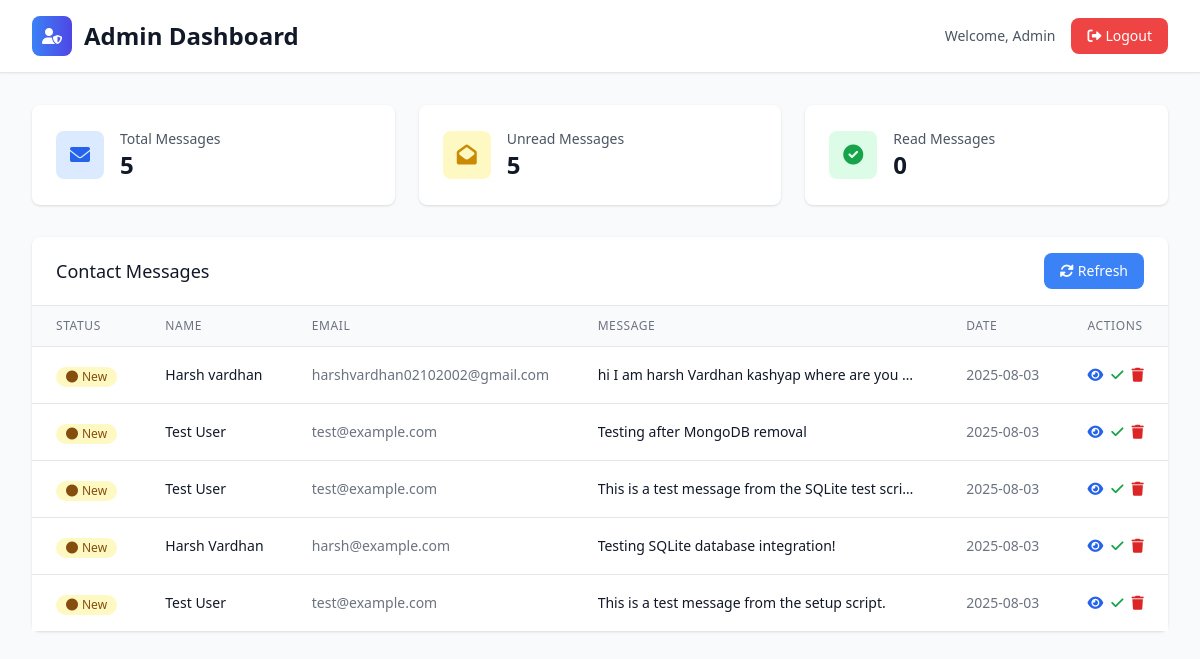
Before: /admin (signed in) with the older database file.
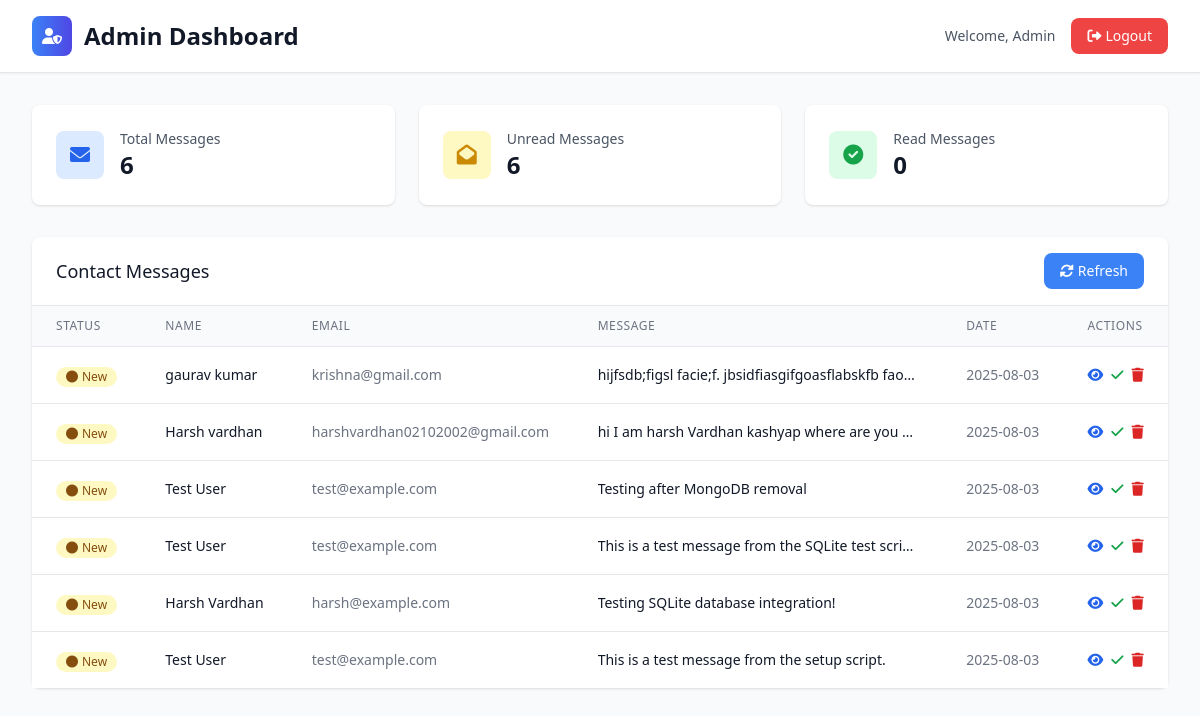
After: the same page with the newer database file.
### tables this page shows
CREATE TABLE messages (
                        id INTEGER PRIMARY KEY AUTOINCREMENT,
                        name TEXT NOT NULL,
                        email TEXT NOT NULL,
                        message TEXT NOT NULL,
                        timestamp DATETIME DEFAULT CURRENT_TIMESTAMP,
                        read BOOLEAN DEFAULT 0
                    );

### app.py (the view)
@app.route('/admin')
@admin_required
def admin_dashboard():
    if not db_manager:
        return render_template('admin_dashboard.html', error='Database not available')
    try:
        stats = db_manager.get_message_stats()
        messages = db_manager.get_all_messages(limit=10)
        return render_template('admin_dashboard.html', stats=stats, messages=messages)
    except Exception as e:
        logger.error(f"Error loading admin dashboard: {e}")
        return render_template('admin_dashboard.html', error='Failed to load data')

### app.py (called while the page is built)
def admin_required(f):
    @wraps(f)
    def decorated_function(*args, **kwargs):
        if not session.get('admin_logged_in'):
            return redirect(url_for('admin_login'))
        return f(*args, **kwargs)
    return decorated_function

@app.after_request
def add_security_headers(response):
    for header, value in config.SECURITY_HEADERS.items():
        response.headers[header] = value
    return response

### database_sqlite.py (called while the page is built)
    def get_message_stats(self):
        try:
            with sqlite3.connect(self.db_path) as conn:
                cursor = conn.cursor()
                cursor.execute('SELECT COUNT(*) FROM messages')
                total_messages = cursor.fetchone()[0]
                cursor.execute('SELECT COUNT(*) FROM messages WHERE read = 0')
                unread_messages = cursor.fetchone()[0]
                return {
                    'total': total_messages,
                    'unread': unread_messages,
                    'read': total_messages - unread_messages
                }
        except Exception as e:
            logger.error(f"Error getting message stats: {e}")
            raise

### templates/admin_dashboard.html (shortened to what this page needs)
<!DOCTYPE html>
<html lang="en">
<head>
    <script src="https://cdn.tailwindcss.com"></script>
    <link href="https://cdnjs.cloudflare.com/ajax/libs/font-awesome/6.0.0/css/all.min.css" rel="stylesheet">
</head>
<body class="bg-gray-50 min-h-screen">
    <header class="bg-white shadow-sm border-b">
        <div class="max-w-7xl mx-auto px-4 sm:px-6 lg:px-8">
            <div class="flex justify-between items-center py-4">
                <div class="flex items-center">
                    <div class="w-10 h-10 bg-gradient-to-r from-blue-500 to-indigo-600 rounded-lg flex items-center justify-center mr-3">
                        <i class="fas fa-user-shield text-white"></i>
                    </div>
                    <h1 class="text-2xl font-bold text-gray-900">Admin Dashboard</h1>
                </div>
                <div class="flex items-center space-x-4">
                    <span class="text-sm text-gray-600">Welcome, Admin</span>
                    <a href="/admin/logout" class="bg-red-500 hover:bg-red-600 text-white px-4 py-2 rounded-lg text-sm font-medium transition-colors">
                        <i class="fas fa-sign-out-alt mr-1"></i>Logout
                    </a>
                </div>
            </div>
        </div>
    </header>
    <div class="max-w-7xl mx-auto px-4 sm:px-6 lg:px-8 py-8">
        <div class="grid grid-cols-1 md:grid-cols-3 gap-6 mb-8">
            <div class="bg-white rounded-lg shadow p-6">
                <div class="flex items-center">
                    <div class="w-12 h-12 bg-blue-100 rounded-lg flex items-center justify-center mr-4">
                        <i class="fas fa-envelope text-blue-600 text-xl"></i>
                    </div>
                    <div>
                        <p class="text-sm font-medium text-gray-600">Total Messages</p>
                        <p class="text-2xl font-bold text-gray-900" id="totalMessages">{{ stats.total if stats else 0 }}</p>
                    </div>
                </div>
            </div>
            <div class="bg-white rounded-lg shadow p-6">
                <div class="flex items-center">
                    <div class="w-12 h-12 bg-yellow-100 rounded-lg flex items-center justify-center mr-4">
                        <i class="fas fa-envelope-open text-yellow-600 text-xl"></i>
                    </div>
                    <div>
                        <p class="text-sm font-medium text-gray-600">Unread Messages</p>
                        <p class="text-2xl font-bold text-gray-900" id="unreadMessages">{{ stats.unread if stats else 0 }}</p>
                    </div>
                </div>
            </div>
            <div class="bg-white rounded-lg shadow p-6">
                <div class="flex items-center">
                    <div class="w-12 h-12 bg-green-100 rounded-lg flex items-center justify-center mr-4">
                        <i class="fas fa-check-circle text-green-600 text-xl"></i>
                    </div>
                    <div>
                        <p class="text-sm font-medium text-gray-600">Read Messages</p>
                        <p class="text-2xl font-bold text-gray-900" id="readMessages">{{ stats.read if stats else 0 }}</p>
                    </div>
                </div>
            </div>
        </div>
        <div class="bg-white rounded-lg shadow">
            <div class="px-6 py-4 border-b border-gray-200">
                <div class="flex justify-between items-center">
                    <h2 class="text-lg font-medium text-gray-900">Contact Messages</h2>
                    <button onclick="refreshMessages()" class="bg-blue-500 hover:bg-blue-600 text-white px-4 py-2 rounded-lg text-sm font-medium transition-colors">
                        <i class="fas fa-sync-alt mr-1"></i>Refresh
                    </button>
                </div>
            </div>
            <div class="overflow-x-auto">
                <table class="min-w-full divide-y divide-gray-200">
                    <thead class="bg-gray-50">
                        <tr>
                            <th class="px-6 py-3 text-left text-xs font-medium text-gray-500 uppercase tracking-wider">Status</th>
                            <th class="px-6 py-3 text-left text-xs font-medium text-gray-500 uppercase tracking-wider">Name</th>
                            <th class="px-6 py-3 text-left text-xs font-medium text-gray-500 uppercase tracking-wider">Email</th>
                            <th class="px-6 py-3 text-left text-xs font-medium text-gray-500 uppercase tracking-wider">Message</th>
                            <th class="px-6 py-3 text-left text-xs font-medium text-gray-500 uppercase tracking-wider">Date</th>
                            <th class="px-6 py-3 text-left text-xs font-medium text-gray-500 uppercase tracking-wider">Actions</th>
                        </tr>
                    </thead>
                    <tbody class="bg-white divide-y divide-gray-200" id="messagesTableBody">
                        {% if messages %}
                            {% for message in messages %}
                            <tr class="hover:bg-gray-50" data-message-id="{{ message._id }}">
                                <td class="px-6 py-4 whitespace-nowrap">
                                    {% if not message.read %}
                                    <span class="inline-flex items-center px-2.5 py-0.5 rounded-full text-xs font-medium bg-yellow-100 text-yellow-800">
                                        <i class="fas fa-circle mr-1"></i>New
                                    </span>
                                    {% else %}
                                    <span class="inline-flex items-center px-2.5 py-0.5 rounded-full text-xs font-medium bg-green-100 text-green-800">
                                        <i class="fas fa-check-circle mr-1"></i>Read
                                    </span>
                                    {% endif %}
                                </td>
                                <td class="px-6 py-4 whitespace-nowrap text-sm font-medium text-gray-900">{{ message.name }}</td>
                                <td class="px-6 py-4 whitespace-nowrap text-sm text-gray-500">{{ message.email }}</td>
                                <td class="px-6 py-4 text-sm text-gray-900">
                                    <div class="max-w-xs truncate">{{ message.message }}</div>
                                </td>
                                <td class="px-6 py-4 whitespace-nowrap text-sm text-gray-500">{{ message.timestamp[:10] }}</td>
                                <td class="px-6 py-4 whitespace-nowrap text-sm font-medium">
                                    <div class="flex space-x-2">
                                        <button onclick="viewMessage('{{ message._id }}')" class="text-blue-600 hover:text-blue-900">
                                            <i class="fas fa-eye"></i>
                                        </button>
                                        {% if not message.read %}
                                        <button onclick="markAsRead('{{ message._id }}')" class="text-green-600 hover:text-green-900">
                                            <i class="fas fa-check"></i>
                                        </button>
                                        {% endif %}
                                        <button onclick="deleteMessage('{{ message._id }}')" class="text-red-600 hover:text-red-900">
                                            <i class="fas fa-trash"></i>
                                        </button>
                                    </div>
                                </td>
                            </tr>
                            {% endfor %}
                        {% else %}
                            <tr>
                                <td colspan="6" class="px-6 py-4 text-center text-gray-500">No messages found</td>
                            </tr>
                        {% endif %}
                    </tbody>
                </table>
            </div>
        </div>
    </div>
</body>
</html>

Changed rows visible on the page:
added messages: read False (drawn), name "gaurav kumar", email "krishna@gmail.com", message "hijfsdb;figsl facie;f. jbsidfiasgifgoasflabskfb fao…", timestamp "2025-08-03"
Other visible differences:
{{ stats.total if stats else 0 }}: "5" → "6"
{{ stats.unread if stats else 0 }}: "5" → "6"
